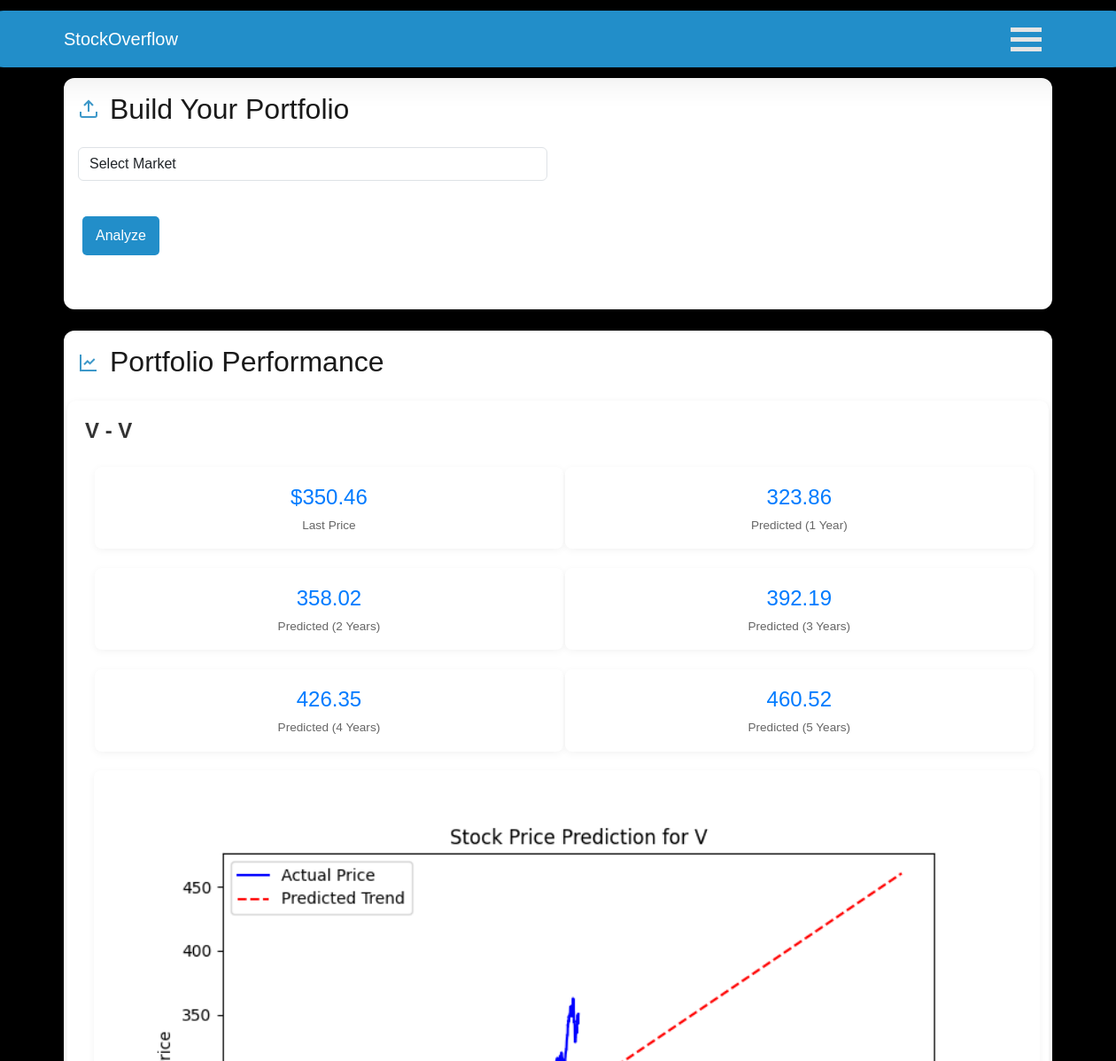
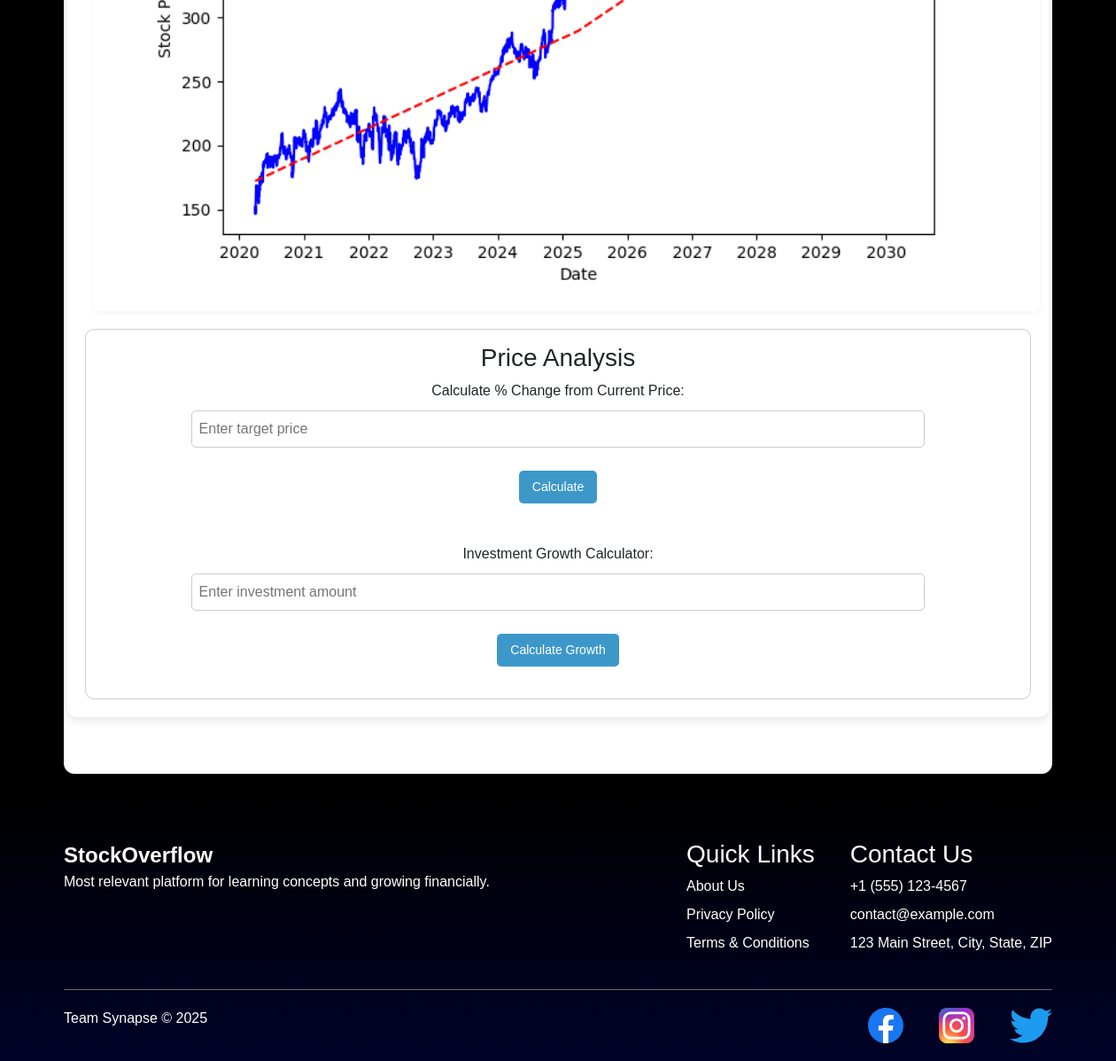
The app's page /market/stock_analysis/ (signed in) with its own data (2 pictures, top to bottom).
### stock_market/models.py (models this page shows, shortened)
class Stock(models.Model):
    user = models.ForeignKey(settings.AUTH_USER_MODEL, on_delete=models.CASCADE)
    symbol = models.CharField(max_length=100, blank=True, null=True)
    name = models.CharField(max_length=100, blank=True, null=True)
    last_price = models.FloatField(null=True, blank=True)
    predicted_1y = models.FloatField(null=True, blank=True)
    predicted_2y = models.FloatField(null=True, blank=True)
    predicted_3y = models.FloatField(null=True, blank=True)
    predicted_4y = models.FloatField(null=True, blank=True)
    predicted_5y = models.FloatField(null=True, blank=True)
    graph_path = models.ImageField(upload_to="stock_graphs/", max_length=255, blank=True, null=True)

### stock_market/views.py (the view, shortened to what this page needs)
# urls.py: path('stock_analysis/', stock_analysis, name='stock_analysis'),
def stock_analysis(request):
    today_price = None
    predicted_prices = None
    graph_url = None
    symbol = ""
    stock_data = Stock.objects.filter(user=request.user).order_by('-id')
    return render(request, "portfolio.html",  {"stock": stock_data})

### templates/portfolio.html (shortened to what this page needs)
{% extends "base.html" %}
{% load static %}
{% block content %}
<link href="{% static  'designs/stock.css' %}" rel="stylesheet">
<link href="{% static  'designs/style-port.css' %}" rel="stylesheet">
<div class="card">
    <div class="card-body">
        <h2 class="section-title">
            <svg viewBox="0 0 24 24" fill="none" stroke="currentColor" stroke-width="2" style="color: #3d98c9;">
                <path d="M21 15v4a2 2 0 0 1-2 2H5a2 2 0 0 1-2-2v-4"></path>
                <polyline points="17 8 12 3 7 8"></polyline>
                <line x1="12" y1="3" x2="12" y2="15"></line>
            </svg>
            Build Your Portfolio
        </h2>
        <div class="row">
            <div class="col-md-6">
                <div class="mb-4">
                    <form method="POST" action="{% url 'market:stock_analysis' %}" onsubmit="setStockName()">
                        <select id="market" class="form-control" onchange="toggleStockOptions()">
                            <option value="" disabled selected>Select Market</option>
                        </select>
                        <br>
                        <button type="submit" value="submit" class="btn btn-primary mt-3">Analyze</button>
                    </form>
                </div>
            </div>
        </div>
    </div>
</div>
<br>
<div class="card">
    <div class="card-body">
        <h2 class="section-title">
            <svg viewBox="0 0 24 24" fill="none" stroke="currentColor" stroke-width="2" style="color: #3d98c9;">
                <path d="M3 3v18h18"></path>
                <path d="M18.7 8l-5.1 5.2-2.8-2.7L7 14.3"></path>
            </svg>
            Portfolio Performance
        </h2>
        <div class="row">
                <div class="mb-4">
                    <div class="portfolio-stats">
                        <div class="row" id="stock-container">
                            {% for i in stock %}
                            <div class="stock-card" style="display: inline-block; gap: 30px; ">
                                <h2 class="stock-title">{{ i.symbol }} - {{ i.name }}</h2>
                                <table style="width: 100%;">
                                    <tr>
                                        <td>
                                            <div class="stat-card">
                                                <div class="stat-value">${{ i.last_price }}</div>
                                                <div class="stat-label">Last Price</div>
                                            </div>
                                        </td>
                                        <td>
                                            <div class="stat-card"><div class="stat-value">{{ i.predicted_1y }}</div><div class="stat-label">Predicted (1 Year)</div></div>
                                        </td>
                                        <td colspan="4" rowspan="3">
                                        </td>
                                    </tr>
                                    <tr>
                                        <td>
                                            <div class="stat-card"><div class="stat-value">{{ i.predicted_2y }}</div><div class="stat-label">Predicted (2 Years)</div>
                                        </td>
                                        <td>
                                            <div class="stat-card"><div class="stat-value">{{ i.predicted_3y }}</div><div class="stat-label">Predicted (3 Years)</div>
                                        </td>
                                    </tr>
                                    <tr>
                                        <td>
                                            <div class="stat-card"><div class="stat-value">{{ i.predicted_4y }}</div><div class="stat-label">Predicted (4 Years)</div>
                                        </td>
                                        <td>
                                            <div class="stat-card"><div class="stat-value">{{ i.predicted_5y }}</div><div class="stat-label">Predicted (5 Years)</div>
                                        </td>
                                    </tr>
                                </table>
                                <div class="stat-card">
                                    <img src="{{ i.graph_path.url }}" alt="Stock Graph" class="stock-graph">
                                </div>
                                <div class="operations">
                                    <h3>Price Analysis</h3>
                                    <label>Calculate % Change from Current Price:</label>
                                    <input type="number" id="targetPrice" placeholder="Enter target price"><br>
                                    <button onclick="calculatePercentage()" class="btn btn-primary mt-3">Calculate</button>
                                    <br>
                                    <label>Investment Growth Calculator:</label><br>
                                    <input type="number" id="investmentAmount" placeholder="Enter investment amount"><br>
                                    <button onclick="calculateFutureValue()" class="btn btn-primary mt-3">Calculate Growth</button>
                                </div>
                            </div>
                            {% endfor %}
                        </div>
                    </div>
                </div>
        </div>
    </div>
</div>
{% endblock %}

### static/designs/base.css (style rules this page uses)
:root { --primary-color: #228ec9; --primary-light: rgba(108, 92, 231, 0.1); --primary-dark: #64c7fc; --success-color: #28A745; --danger-color: #DC3545; --warning-color: #FFC107; --info-color: #17A2B8; }
body { background: #000; align-items: center; justify-content: center; flex-direction: column; height: 100vh; font-family: "Poppins", sans-serif; }
.card { border-radius: 12px; border: none; box-shadow: 0 2px 12px rgba(0, 0, 0, 0.08); height: 100%; transition: transform 0.2s; }
.section-title { display: flex; align-items: center; gap: 12px; color: #1a1a1a; margin-bottom: 1.5rem; }
.section-title svg { width: 24px; height: 24px; color: var(--primary-color); }

### static/designs/stock.css (style rules this page uses)
.stock-card { display: inline-block; flex-direction: column; align-items: center; background: white; border-radius: 10px; padding: 20px; width: 100%; box-shadow: 0px 4px 10px rgba(0, 0, 0, 0.1); transition: transform 0.3s ease-in-out; }
.stock-title { font-size: 24px; font-weight: bold; margin-bottom: 15px; color: #333; }
.stat-card { background: white; padding: 10px; margin: 10px; border-radius: 10px; box-shadow: 0 2px 5px rgba(0, 0, 0, 0.2); text-align: center; width: 100%; }
.stat-value { font-size: 22px; font-weight: bold; color: #007bff; }
.stat-label { font-size: 14px; color: #555; }
.stock-graph { width: 100%; border-radius: 10px; display: inline-block; }
.operations { margin-top: 20px; padding: 15px; border: 1px solid #ccc; border-radius: 10px; background: #fff; text-align: center; width: 100%; }
.operations input { width: 80%; padding: 8px; margin: 10px; border: 1px solid #ccc; border-radius: 5px; }
.operations button { padding: 8px 15px; border: none; background-color:#3d98c9; color: white; font-size: 14px; border-radius: 5px; cursor: pointer; }
.btn { padding: 10px 15px; font-size: 16px; margin: 5px; border: none; cursor: pointer; border-radius: 5px; transition: background 0.3s ease; }
.btn-primary { color: white; }

### static/designs/style-port.css (style rules this page uses)
:root { --primary-color: #228ec9; --primary-light: rgba(108, 92, 231, 0.1); --primary-dark: #00a8d7; --success-color: #28A745; --danger-color: #DC3545; --warning-color: #FFC107; --info-color: #17A2B8; }
body { background: #000; align-items: center; justify-content: center; flex-direction: column; height: 100vh; font-family: "Poppins", sans-serif; }
.card { border-radius: 12px; border: none; box-shadow: 0 2px 12px rgba(0, 0, 0, 0.08); height: 100%; transition: transform 0.2s; }
.section-title { display: flex; align-items: center; gap: 12px; color: #1a1a1a; margin-bottom: 1.5rem; }
.section-title svg { width: 24px; height: 24px; color: var(--primary-color); }
.portfolio-stats { display: grid; grid-template-columns: repeat(auto-fit, minmax(150px, 1fr)); gap: 1rem; margin-bottom: 1.5rem; }
.stat-card { background-color: white; border-radius: 8px; padding: 1rem; text-align: center; box-shadow: 0 2px 8px rgba(0, 0, 0, 0.05); }
.stat-value { font-size: 1.5rem; font-weight: 500; margin-bottom: 0.25rem; }
.stat-label { font-size: 0.85rem; color: #666; }
.btn-primary { background-color: var(--primary-color); border-color: var(--primary-color); }

### records on screen
Stock: symbol "V", name "V", last_price "350.46", predicted_1y "323.86", predicted_2y "358.02", predicted_3y "392.19", predicted_4y "426.35", predicted_5y "460.52", graph_path (picture)
